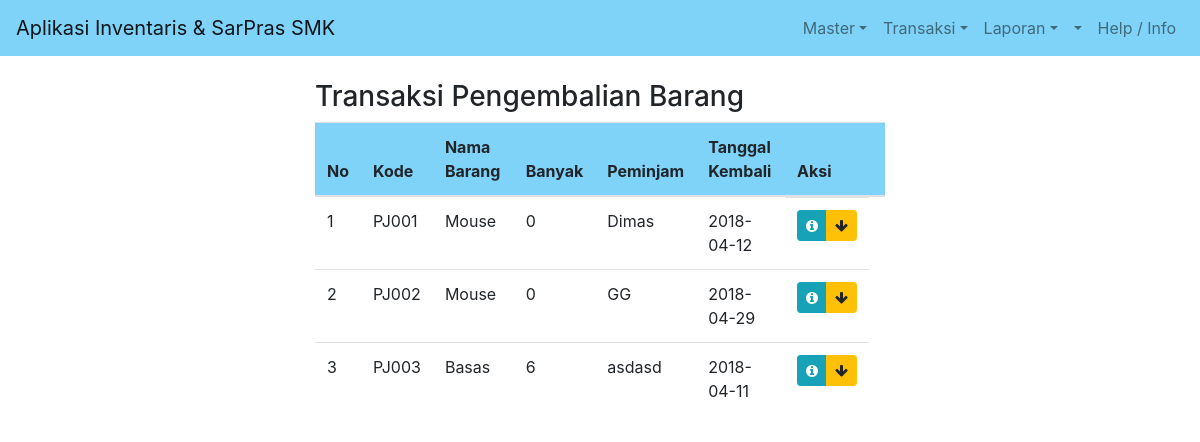
Page /index.php/user/transaksi/pengembalian on the committed database.
### tables this page shows
CREATE TABLE `pinjam_barang` (
  `kode_pinjam` varchar(8) NOT NULL,
  `tgl_pinjam` date NOT NULL,
  `kode_barang` varchar(5) NOT NULL,
  `nama_barang` varchar(30) NOT NULL,
  `jml_pinjam` int(5) NOT NULL,
  `peminjam` varchar(20) NOT NULL,
  `tgl_kembali` date NOT NULL,
  `keterangan` varchar(50) NOT NULL,
  `status` varchar(1) NOT NULL
);

### application/controllers/user/Transaksi.php (called while the page is built, shortened)
<?php
class Transaksi extends CI_Controller {
	public function pengembalian()
	{
		$data = array(
					'pageTitle'   => $this->session->userdata('nama').' - Trans. Pengembalian',
					'pageHeader'  => 'Transaksi Pengembalian Barang',
					'pageContent' => 'user/pengembalian',
					'db'		  => array(
										'pinjam'    => $this->db->get('pinjam_barang')->result(),
										'pinjamJml' => $this->db->get('pinjam_barang')->num_rows()
									)
				);
		$this->load->view('user/admin', $data);
	}
}

### index.php (called while the page is built, shortened)
<?php
require_once BASEPATH.'core/CodeIgniter.php';

### application/config/database.php (called while the page is built, shortened)
<?php
$db['default'] = array(
	'dsn'	=> '',
	'hostname' => 'localhost',
	'username' => 'root',
	'password' => 'root',
	'database' => 'task_inventaris',
	'dbdriver' => 'mysqli',
	'dbprefix' => '',
	'pconnect' => FALSE,
	'db_debug' => (ENVIRONMENT !== 'production'),
	'cache_on' => FALSE,
	'cachedir' => '',
	'char_set' => 'utf8',
	'dbcollat' => 'utf8_general_ci',
	'swap_pre' => '',
	'encrypt' => FALSE,
	'compress' => FALSE,
	'stricton' => FALSE,
	'failover' => array(),
	'save_queries' => TRUE
);

### application/views/user/pengembalian.php (the view, shortened to what this page needs)
<h3><?=$pageHeader?></h3>
<table class="table table-hover table-responsive" style="width: 100%">
	<thead class="bg-accent">
		<th>No</th>
		<th>Kode</th>
		<th>Nama Barang</th>
		<th>Banyak</th>
		<th>Peminjam</th>
		<th>Tanggal Kembali</th>
		<th width="100">Aksi</th>
	</thead>
	<tbody>
		<?php $no=1;foreach ($db['pinjam'] as $b): ?>
		<tr>
			<td><?=$no++?></td>
			<td><?=$b->kode_pinjam?></td>
			<td><?=$b->nama_barang?></td>
			<td><?=$b->jml_pinjam?></td>
			<td><?=$b->peminjam?></td>
			<td><?=$b->tgl_kembali?></td>
			<td class="btn-group">
				<a href="#" title="Info" data-action="<?=base_url('user/transaksi/pinjam_info')?>" data-kode="<?=$b->kode_pinjam?>" data-toggle="modal" data-target="#infoku" class="btn btn-sm btn-info"><i class="fa fa-info-circle"></i></a>
				<a href="#" title="Kembalikan" data-action="<?=base_url('user/transaksi/kembalikan_form')?>" data-kode="<?=$b->kode_pinjam?>" data-toggle="modal" data-target="#kembalikan" class="btn btn-sm btn-warning"><i class="fa fa-arrow-down"></i></a>
			</td>
		</tr>
		<?php endforeach ?>
	</tbody>
</table>

### assets/styles/css/app.css (style rules this page uses)
.bg-accent { background: #7fd3f9 !important; border: 0px !important; }

### rows in the picture
pinjam_barang: kode_pinjam "PJ001", nama_barang "Mouse", jml_pinjam "0", peminjam "Dimas", tgl_kembali "2018-04-12"
pinjam_barang: kode_pinjam "PJ002", nama_barang "Mouse", jml_pinjam "0", peminjam "GG", tgl_kembali "2018-04-29"
pinjam_barang: kode_pinjam "PJ003", nama_barang "Basas", jml_pinjam "6", peminjam "asdasd", tgl_kembali "2018-04-11"

### other values in the picture
$pageHeader "Transaksi Pengembalian Barang"
